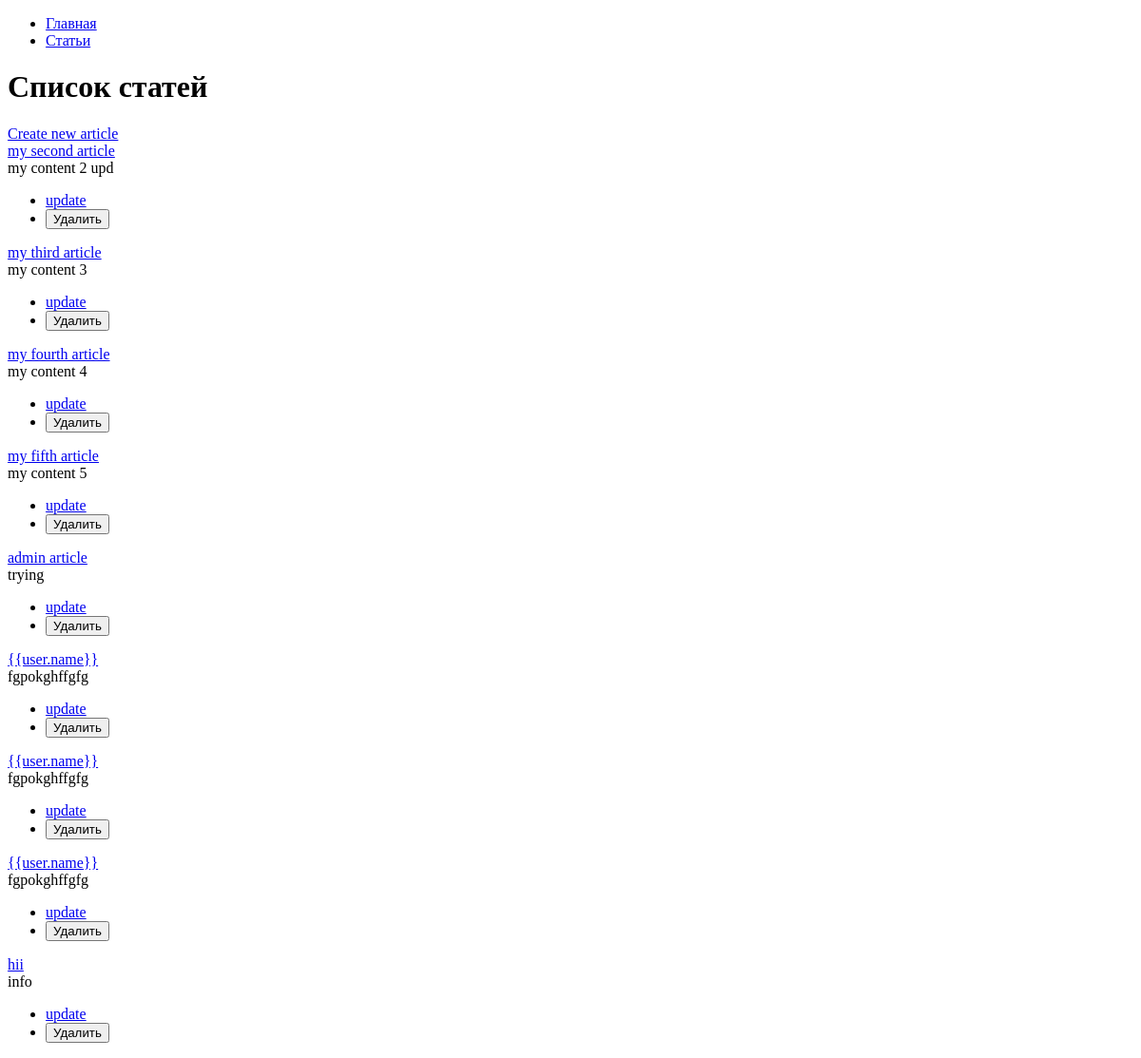
The page /articles/ on the database as committed earlier.
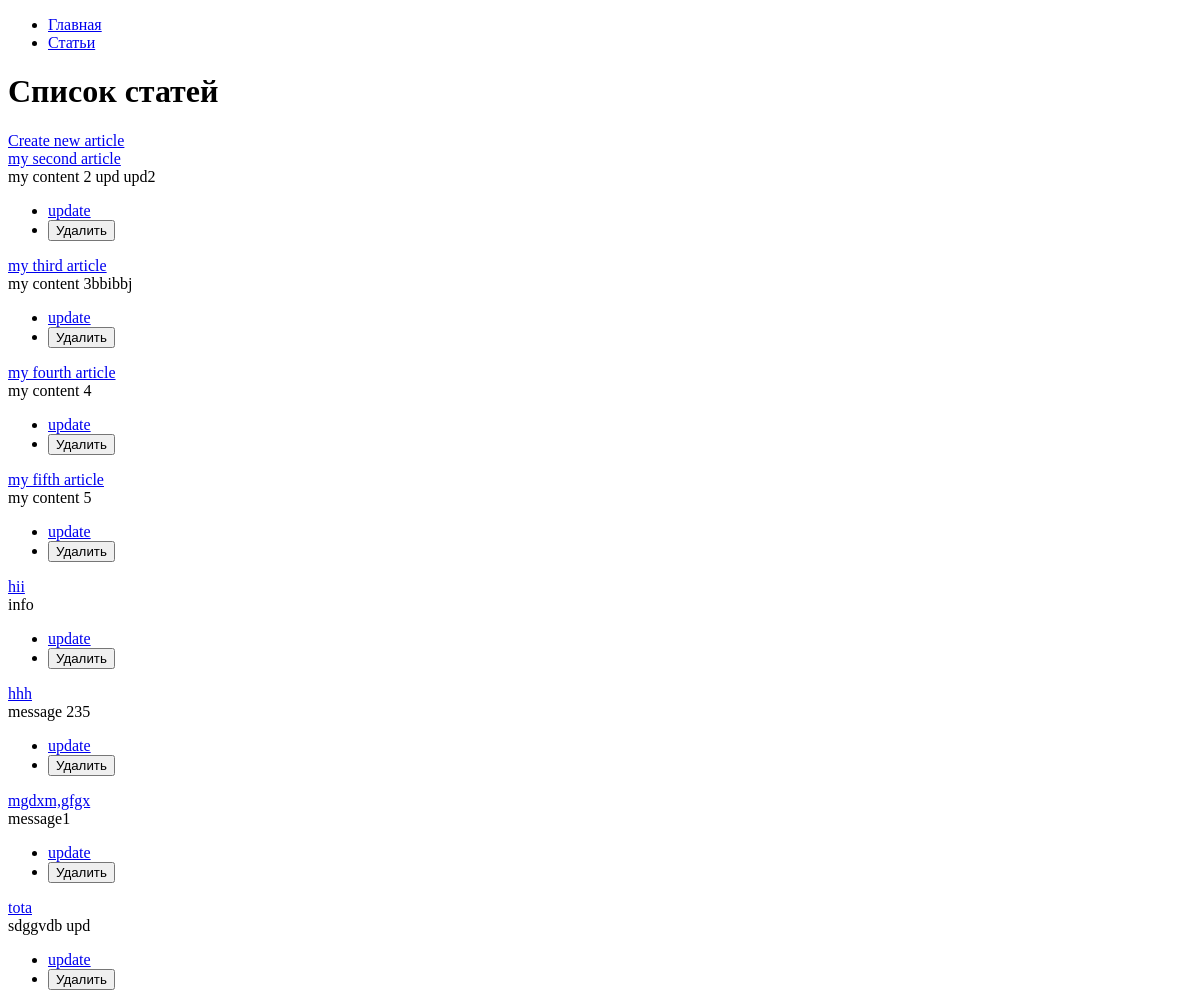
The same page on the database as committed later.
### hexlet_django_blog/article/models.py (models this page shows, shortened)
class Article(models.Model):
    name = models.CharField(max_length=200) # название статьи
    body = models.TextField() # тело статьи
    created_at = models.DateTimeField(auto_now_add=True)
    updated_at = models.DateTimeField(auto_now=True)

### hexlet_django_blog/article/views.py (the view)
# urls.py: path('', views.IndexView.as_view(), name='articles'),
class IndexView(View):
    def get(self, request, *args, **kwargs):
        articles = Article.objects.all()[:15]
        return render(request, 'articles/index.html', context={
            'articles': articles,
        })

### hexlet_django_blog/templates/articles/index.html (shortened to what this page needs)
{% extends "base.html" %}
{% block content %}
    <h1>Список статей</h1>
    <a href="{% url 'articles_create' %}">Create new article</a> <br />
    {% for article in articles %}
        <a href="{% url 'article_id' article.id %}"> {{ article.name }} </a>
        <div>{{ article.body|slice:":200" }}</div>
        <ul>
          <li><a href="{% url 'articles_update' id=article.id %}">update</a></li>
          <li>
            <form action="{% url 'articles_delete' article.id %}" method="post">
            <input type="submit" value="Удалить">
            </form>
          </li>
        </ul>
    {% endfor %}
{% endblock %}

Rows that differ between the two databases and show on the page:
removed Article: name "admin article", body "trying"
removed Article: name "{{user.name}}", body "fgpokghffgfg"
removed Article: name "{{user.name}}", body "fgpokghffgfg"
removed Article: name "{{user.name}}", body "fgpokghffgfg"
changed Article "my second article": body "my content 2 upd" → "my content 2 upd upd2"
changed Article "my third article": body "my content 3" → "my content 3bbibbj"
added Article: name "hhh", body "message 235"
added Article: name "mgdxm,gfgx", body "message1"
added Article: name "tota", body "sdggvdb upd"
